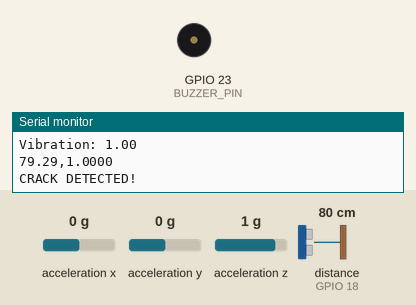
Recording of a sketch running on a simulated ESP32. Shown: buzzer (waves = sounding, pin HIGH), the last lines printed to the serial monitor. Wiring (inferred from the names in the program): ultrasonic range finder: trigger GPIO 5; echo GPIO 18; MPU-6050 motion sensor at I2C address 0x68. The inputs (shaded band) are chosen by the test bench; at power-on: distance to the obstacle (sensor on GPIO 18) 80 cm, acceleration x 0 g, acceleration y 0 g, acceleration z 1 g. The echo pulse lasts 58.3 µs per cm; pins used as bus, display or sensor lines are not drawn.

Above: at 1.6 s.
1.7 s: distance to the obstacle (sensor on GPIO 18) set to 17 cm
5.2 s: distance to the obstacle (sensor on GPIO 18) set to 14 cm
At 6.2 s:
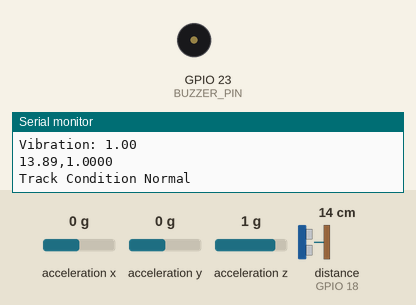
8.5 s: distance to the obstacle (sensor on GPIO 18) set to 18 cm
At 9.17 s:
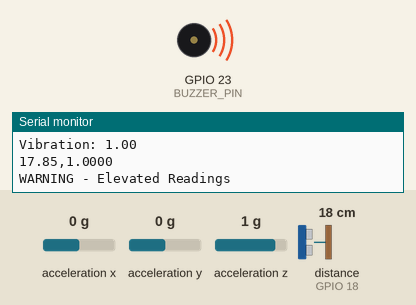
13.8 s: distance to the obstacle (sensor on GPIO 18) set to 2 cm
At 14.6 s:
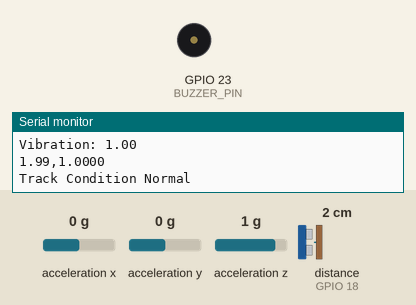
Timing chart, 0 to 16.8 s (numbered marks = the images above; inputs shaded):
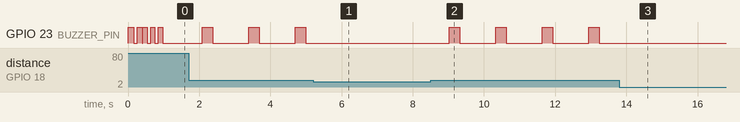

The sketch:

esp32_railsense.ino
```cpp
#include <Wire.h>

// Ultrasonic Sensor Pins
#define TRIG_PIN 5
#define ECHO_PIN 18

// Buzzer Pin
#define BUZZER_PIN 23

// MPU6050 Address
const int MPU = 0x68;

// Variables
long duration;
float distance;

int16_t AcX, AcY, AcZ;

void setup() {

  Serial.begin(115200);

  pinMode(TRIG_PIN, OUTPUT);
  pinMode(ECHO_PIN, INPUT);
  pinMode(BUZZER_PIN, OUTPUT);

  // Start I2C
  Wire.begin(21, 22);

  // Wake up MPU6050
  Wire.beginTransmission(MPU);
  Wire.write(0x6B);
  Wire.write(0);
  Wire.endTransmission(true);

  Serial.println("==================================");
  Serial.println(" Railway Crack Detection System  ");
  Serial.println("==================================");
  Serial.println("MPU6050 Connected Successfully");

  // Startup double-beep — confirms buzzer works
  digitalWrite(BUZZER_PIN, HIGH); delay(150);
  digitalWrite(BUZZER_PIN, LOW);  delay(100);
  digitalWrite(BUZZER_PIN, HIGH); delay(150);
  digitalWrite(BUZZER_PIN, LOW);
}

void loop() {

  // -----------------------------
  // ULTRASONIC SENSOR
  // -----------------------------

  digitalWrite(TRIG_PIN, LOW);
  delayMicroseconds(2);

  digitalWrite(TRIG_PIN, HIGH);
  delayMicroseconds(10);

  digitalWrite(TRIG_PIN, LOW);

  duration = pulseIn(ECHO_PIN, HIGH);

  distance = duration * 0.034 / 2;

  // -----------------------------
  // MPU6050 DATA READ
  // -----------------------------

  Wire.beginTransmission(MPU);
  Wire.write(0x3B);
  Wire.endTransmission(false);

  Wire.requestFrom(MPU, 6, true);

  AcX = Wire.read() << 8 | Wire.read();
  AcY = Wire.read() << 8 | Wire.read();
  AcZ = Wire.read() << 8 | Wire.read();

  // Calculate Vibration Magnitude (in g units)
  float vibration = sqrt(
                      (AcX * AcX) +
                      (AcY * AcY) +
                      (AcZ * AcZ)
                    ) / 16384.0;

  // -----------------------------
  // DISPLAY VALUES (human-readable)
  // -----------------------------

  Serial.println("--------------------------------");

  Serial.print("Distance: ");
  Serial.print(distance);
  Serial.println(" cm");

  Serial.print("Vibration: ");
  Serial.println(vibration);

  // =============================================
  // ✅ CSV LINE — This is what predict.py reads
  // Format: "distance,vibration"
  // =============================================
  Serial.print(distance, 2);
  Serial.print(",");
  Serial.println(vibration, 4);

  // -----------------------------
  // CRACK DETECTION + BUZZER
  // -----------------------------

  if (distance > 20 || vibration > 2.0) {

    // CRITICAL — Rapid triple beep
    Serial.println("CRACK DETECTED!");

    for (int i = 0; i < 3; i++) {
      digitalWrite(BUZZER_PIN, HIGH); delay(120);
      digitalWrite(BUZZER_PIN, LOW);  delay(100);
    }

  } else if (distance > 15 || vibration > 1.5) {

    // WARNING — Single beep
    Serial.println("WARNING - Elevated Readings");

    digitalWrite(BUZZER_PIN, HIGH); delay(300);
    digitalWrite(BUZZER_PIN, LOW);

  } else {

    // NORMAL — Silent
    Serial.println("Track Condition Normal");

    digitalWrite(BUZZER_PIN, LOW);
  }

  delay(1000);
}
```

Measured:
- after the input at 5.2 s, GPIO 23 (BUZZER_PIN): stops changing and stays LOW
- after the input at 8.5 s, GPIO 23 (BUZZER_PIN): alternates HIGH for 0.30 s and LOW for 1.0 s, starting after 0.52 s
- after the input at 13.8 s, GPIO 23 (BUZZER_PIN): stops changing and stays LOW
- by itself, GPIO 23 (BUZZER_PIN): alternates HIGH for 0.30 s and LOW for 1.0 s
